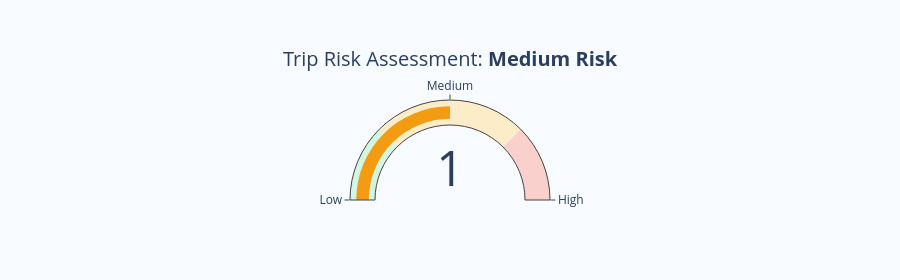

Notebook code cell kept with this figure:
### Markdown cell above
## 6. Score a New Trip

### Code cell
# Use the original data file as a new unseen trip
from scooter_imu.data.loader import load_raw

new_df    = run_algorithms(preprocess(load_raw(ROOT / 'data/raw/ScooterIMUData.csv')))
cluster, label = rp.predict_one(new_df)
color  = RISK_COLORS[cluster]

fig = go.Figure(go.Indicator(
    mode='number+gauge',
    value=cluster,
    title={'text': f'Trip Risk Assessment: <b>{label}</b>'},
    gauge=dict(
        axis=dict(range=[0, 2], tickvals=[0, 1, 2],
                  ticktext=['Low', 'Medium', 'High']),
        bar=dict(color=color),
        steps=[
            dict(range=[0, 0.5],  color='#d4f5e0'),
            dict(range=[0.5, 1.5],color='#fdecc8'),
            dict(range=[1.5, 2],  color='#fad0cc'),
        ],
    ),
))
fig.update_layout(height=280, paper_bgcolor='#f8fbff')
fig.show()

### Figure 1 — Plotly figure (JSON) as saved in the notebook; plotly's stock layout.template omitted (floating-point values rounded to 4 significant figures)
{"data": [{"gauge": {"axis": {"range": [0, 2], "ticktext": ["Low", "Medium", "High"], "tickvals": [0, 1, 2]}, "bar": {"color": "#f39c12"}, "steps": [{"color": "#d4f5e0", "range": [0, 0.5]}, {"color": "#fdecc8", "range": [0.5, 1.5]}, {"color": "#fad0cc", "range": [1.5, 2]}]}, "mode": "number+gauge", "title": {"text": "Trip Risk Assessment: <b>Medium Risk</b>"}, "type": "indicator", "value": 1}], "layout": {"height": 280, "paper_bgcolor": "#f8fbff"}}
